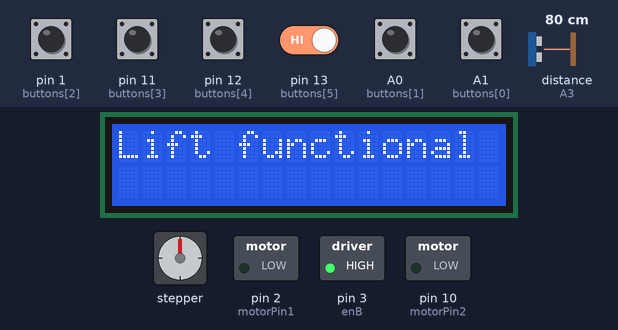
The sketch below on a simulated Arduino Uno, built with avr-gcc and run on an emulated ATmega328P. Parts: stepper motor, 16×2 character LCD, switched loads named in the sketch (green lamp = pin HIGH). Wiring (inferred from the names in the program): stepper motor (200 steps per turn assumed): coils pin 4, pin 5, pin 6, pin 7. Dashed ring = blinking. Inputs (shaded band) come from the test bench; at power-on: A0 (buttons[1]), A1 (buttons[0]), pin 1 (buttons[2]), pin 11 (buttons[3]), pin 12 (buttons[4]), pin 13 (buttons[5]) HIGH, distance to the obstacle (sensor on A3) 80 cm. The echo pulse lasts 58.3 µs per cm; pins used as bus, display or sensor lines are not drawn.

Above: at 1.2 s.
1.3 s: pin 1 (buttons[2]) pulled LOW for 0.15 s
At 2.19 s:
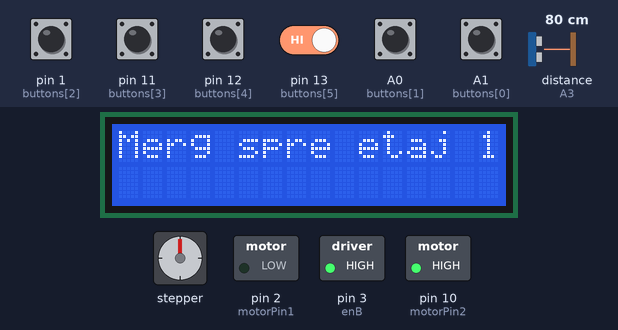
4.1 s: distance to the obstacle (sensor on A3) set to 5 cm
At 4.39 s:
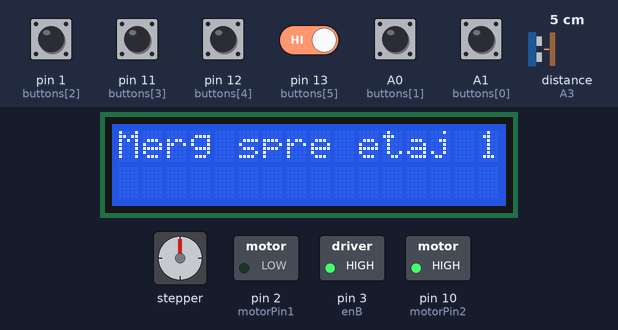
5.6 s: distance to the obstacle (sensor on A3) set to 2 cm
At 6.6 s:
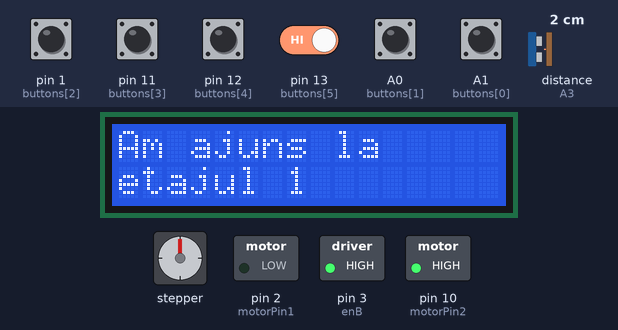
7.1 s: pin 1 (buttons[2]) driven LOW and pin 13 (buttons[5]) driven LOW
At 10.0 s:
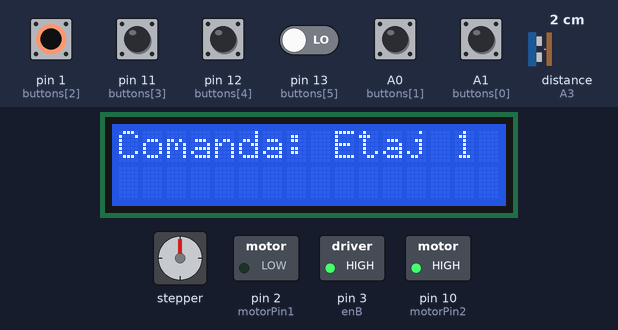
10.1 s: distance to the obstacle (sensor on A3) set to 120 cm
At 10.88 s:
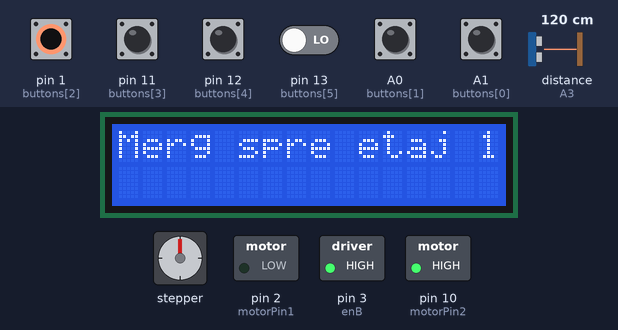
13.1 s: distance to the obstacle (sensor on A3) set to 35 cm
Timing chart, 0 to 44.5 s (numbered marks = the images above; inputs shaded):
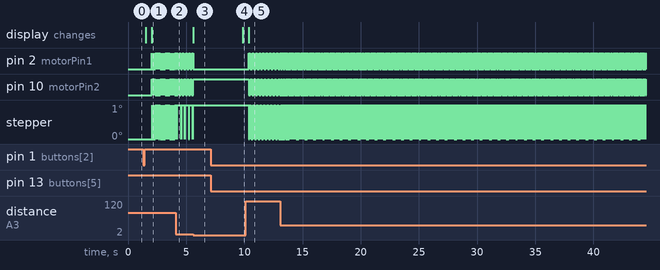

The sketch:

cod_lift.ino
```cpp
#include <Wire.h>
#include <LiquidCrystal_I2C.h>

LiquidCrystal_I2C lcd(0x27, 16, 2);

const int motorPin1 = 2;
const int motorPin2 = 10;
const int motorPin3 = 4;
const int motorPin4 = 5;
const int enA = 6;
const int enB = 3;

const int dcIN1 = 7;
const int dcIN2 = 8;
const int dcENA = 9;

const int trigPin = A2;
const int echoPin = A3;

const int buttons[6] = {A1, A0, 1, 11, 12, 13};
const int buttonToFloor[6] = {
  2,
  1,
  0,
  2,
  1,
  0
};

const int floorHeights[3] = {0, 17, 35};

int motorSteps[4][4] = {
  {1, 0, 1, 0},
  {0, 1, 1, 0},
  {0, 1, 0, 1},
  {1, 0, 0, 1}
};

int currentStep = 0;

void stepMotor(int step) {
  digitalWrite(motorPin1, motorSteps[step][0]);
  digitalWrite(motorPin2, motorSteps[step][1]);
  digitalWrite(motorPin3, motorSteps[step][2]);
  digitalWrite(motorPin4, motorSteps[step][3]);
}

void moveStepper(bool up, int steps) {
  for (int i = 0; i < steps; i++) {
    stepMotor(currentStep);
    currentStep = (currentStep + (up ? 1 : 3)) % 4;
    delay(5);
  }
}

void openDoor() {
  digitalWrite(dcIN1, HIGH);
  digitalWrite(dcIN2, LOW);
  analogWrite(dcENA, 255);
  delay(1500);
  digitalWrite(dcIN1, LOW);
  digitalWrite(dcIN2, LOW);
  delay(1000);
  digitalWrite(dcIN1, LOW);
  digitalWrite(dcIN2, HIGH);
  delay(1500);
  digitalWrite(dcIN1, LOW);
  digitalWrite(dcIN2, LOW);
}

long readDistanceCM() {
  digitalWrite(trigPin, LOW);
  delayMicroseconds(2);
  digitalWrite(trigPin, HIGH);
  delayMicroseconds(10);
  digitalWrite(trigPin, LOW);
  long duration = pulseIn(echoPin, HIGH);
  return duration * 0.034 / 2;
}

void goToFloor(int targetHeight, int floorNumber) {
  long current = readDistanceCM();

  if (abs(current - targetHeight) <= 2) {
    lcd.clear();
    lcd.print("Deja la etajul");
    lcd.setCursor(0, 1);
    lcd.print(floorNumber + 1);
    openDoor();
    return;
  }

  lcd.clear();
  lcd.setCursor(0, 0);
  lcd.print("Merg spre etaj ");
  lcd.print(floorNumber + 1);

  while (abs(current - targetHeight) > 2) {
    current = readDistanceCM();
    bool up = (current > targetHeight);
    moveStepper(up, 1);
  }

  lcd.clear();
  lcd.print("Am ajuns la ");
  lcd.setCursor(0, 1);
  lcd.print("etajul ");
  lcd.print(floorNumber + 1);
  openDoor();
}

void setup() {
  lcd.init();
  lcd.backlight();
  lcd.print("Lift functional");

  pinMode(motorPin1, OUTPUT);
  pinMode(motorPin2, OUTPUT);
  pinMode(motorPin3, OUTPUT);
  pinMode(motorPin4, OUTPUT);
  pinMode(enA, OUTPUT);
  pinMode(enB, OUTPUT);
  analogWrite(enA, 255);
  analogWrite(enB, 255);

  pinMode(dcIN1, OUTPUT);
  pinMode(dcIN2, OUTPUT);
  pinMode(dcENA, OUTPUT);
  analogWrite(dcENA, 255);

  pinMode(trigPin, OUTPUT);
  pinMode(echoPin, INPUT);

  for (int i = 0; i < 6; i++) {
    pinMode(buttons[i], INPUT_PULLUP);
  }
}

void loop() {
  for (int i = 0; i < 6; i++) {
    if (digitalRead(buttons[i]) == LOW) {
      delay(200); // debounce
      int floor = buttonToFloor[i];
      lcd.clear();
      lcd.print("Comanda: Etaj ");
      lcd.print(floor + 1);
      delay(500);
      goToFloor(floorHeights[floor], floor);
    }
  }
}
```

Measured:
- the behaviour switches between 4 and 3 cm on distance to the obstacle (sensor on A3) (found by bisection; images 2 and 3)
- after the input at 1.3 s, pin 2 (motorPin1): alternates HIGH for 0.02 s and LOW for 0.02 s, starting after 0.75 s; pin 10 (motorPin2): alternates HIGH for 0.02 s and LOW for 0.02 s, starting after 0.76 s; stepper: alternates 1° for 0.02 s and 0° for 0.02 s, starting after 0.78 s; the display: first changes after 0.22 s (image 1 shows a later state)
- after the input at 4.1 s, pin 2 (motorPin1), pin 10 (motorPin2): alternates HIGH for 0.01 s and LOW for 0.01 s, starting after 0.06 s; stepper: alternates 1° for 0.33 s and 0° for 0.01 s, starting after 0.09 s
- after the input at 5.6 s, pin 2 (motorPin1): stops changing and stays LOW; pin 10 (motorPin2): stops changing and stays HIGH; stepper: stops changing and stays 1°; the display: changes at once (image 3)
- after the input at 7.1 s, the display: changes after 2.7 s (image 4)
- after the input at 10.1 s, pin 2 (motorPin1), pin 10 (motorPin2): alternates HIGH for 0.03 s and LOW for 0.03 s, starting after 0.28 s; stepper: alternates 1° for 0.03 s and 0° for 0.03 s, starting after 0.29 s; the display: changes after 0.28 s (image 5)
